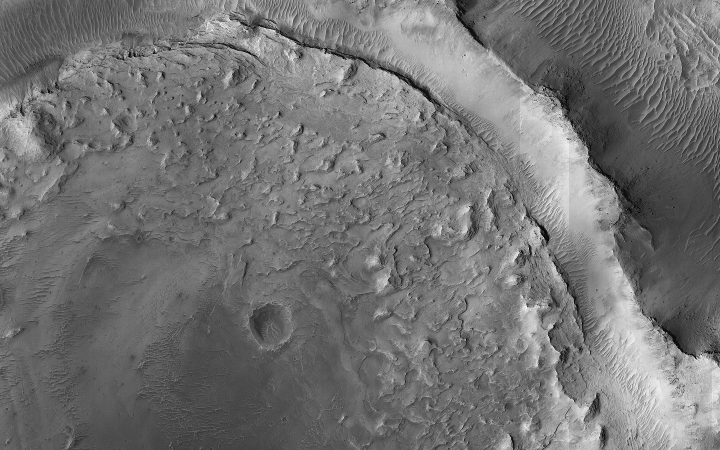
%> input picture vision/task_2  Feature Calculation/ImgPIA.jpg, 1440 x 900 px (shown at 1/2 size)
$ octave part2.m   (GNU Octave 9; MATLAB toolbox functions it lacks are replaced by stand-ins)
%> lines starting %> are read from the running program, lines starting %| are printed output that depends on the picture
### vision/task_2  Feature Calculation/grayrlmatrix.m
function [GLRLMS,SI]= grayrlmatrix(varargin)
%  Description
%  -------------------------------------------
%   Computes the graylevel run length (GLRL) matrix used for textural
%   analysis of an image using zigzag scan method.The method includes four
%   basic steps
%       Step 1 determine direction
%       Step 2 zigzag scan
%       Step 3 obtain new sequences
%       Step 4 calculate run-length matrix
%   -----------------------------------------
%   GLRLMS = GRAYRLMATRIX(I,PARAM1,VALUE1,PARAM2,VALUE2,...) returns one or more
%   gray-level run-length matrices, depending on the values of the optional
%   parameter/value pairs. Parameter names can be abbreviated, and case does
%   not matter.
%  ------------------------------------------
%   Parameters include:
%  ------------------------------------------
%   'Offset'         A p-by-1 vector of offsets specifying the scanning direction.
%
%
%                    Angle     OFFSET
%                    -----     ------
%                    0          1
%                    45         2
%                    90         3
%                    135        4
%
%                    OFFSET must be integers from {1 2 3 4}.
%
%                    Default: [1 2 3 4]
%
%   'NumLevels'      An integer specifying the number of gray levels to use when
%                    scaling the grayscale values in I. For example, if
%                    'NumLevels' is 8, GRAYRLMATRIX scales the values in I so
%                    they are integers between 1 and 8.  The number of gray levels
%                    determines the size of the gray-level run-length matrix
%
%
%                    'NumLevels' must be an integer. 'NumLevels' must be 2 if I
%                    is logical.
%
%                    Default: 8 for numeric
%                             2 for logical
%
%   'GrayLimits'     A two-element vector, [LOW HIGH], that specifies how the
%                    grayscale values in I are linearly scaled into gray
%                    levels. Grayscale values less than or equal to LOW are
%                    scaled to 1. Grayscale values greater than or equal to
%                    HIGH are scaled to HIGH.  If 'GrayLimits' is set to [],
%                    GRAYRLMATRIX uses the minimum and maximum grayscale values
%                    in I as limits, [min(I(:)) max(I(:))].
%
%                    Default: the LOW and HIGH values specified by the
%                    class, e.g., [LOW HIGH] is [0 1] if I is double and
%                    [-32768 32767] if I is int16.
%
%  ------------------------------------------
%  Example
%  ------------------------------------------
% I =[1     1     1     2     2
%      3     4     2     2     3
%      4     4     4     4     4
%      5     5     3     3     3
%      1     1     3     4     5]
% [GLRLMS,SI] = grayrlmatrix(I,'NumLevels',5,'G',[])
% I =
%      1     1     1     2     2
%      3     4     2     2     3
%      4     4     4     4     4
%      5     5     3     3     3
%      1     1     3     4     5
% GLRLMS(:,:,1) =
%      0     1     1     0     0
%      0     2     0     0     0
%      3     0     1     0     0
%      2     0     0     0     1
%      1     1     0     0     0
% GLRLMS(:,:,2) =
%      5     0     0     0     0
%      0     2     0     0     0
%      4     1     0     0     0
%      5     1     0     0     0
%      3     0     0     0     0
% GLRLMS(:,:,3) =
%      5     0     0     0     0
%      2     1     0     0     0
%      4     1     0     0     0
%      5     1     0     0     0
%      3     0     0     0     0
% GLRLMS(:,:,4) =
%      5     0     0     0     0
%      4     0     0     0     0
%      6     0     0     0     0
%      5     1     0     0     0
%      3     0     0     0     0
% SI =
%      1     1     1     2     2
%      3     4     2     2     3
%      4     4     4     4     4
%      5     5     3     3     3
%      1     1     3     4     5
% -------------------------------------------
% See also zigzag rle_0 rle_45
% -------------------------------------------
% Author:
% -------------------------------------------
%    (C)Xunkai Wei <xunkai.wei@gmail.com>
%    Beijing Aeronautical Technology Research Center
%    Beijing %9203-12,100076
% -------------------------------------------
% History:
% -------------------------------------------
% Creation: beta  Date: 01/10/2007
% Revision: 1.0   Date: 14/11/2007
% -------------------------------------------
% Bug Fixed:
% -------------------------------------------
% 1.Issue wrong results for nonsquare matrix,now output cells instead of
%   multi-dim arrays
% 2.Add support for inputs checking inspired by MATLAB style
%
[I, Offset, NL, GL] = ParseInputs(varargin{:});

% Scale I so that it contains integers between 1 and NL.
if GL(2) == GL(1)
    SI = ones(size(I));
else
    slope = (NL-1) / (GL(2) - GL(1));
    intercept = 1 - (slope*(GL(1)));
    SI = round(imlincomb(slope,I,intercept,'double'));
end

% Clip values if user had a value that is outside of the range, e.g., double
% image = [0 .5 2;0 1 1]; 2 is outside of [0,1]. The order of the following
% lines matters in the event that NL = 0.
SI(SI > NL) = NL;
SI(SI < 1) = 1;
% total numbers of direction
numOffsets = size(Offset,1);

if NL ~= 0
    % make direction matrix for all given directions
    for k = 1 : numOffsets
        GLRLMS{k} = computeGLRLM(SI,Offset(k),NL);
    end
else
    GLRLMS = [];
end

% --------------------------------------------------------------------
% [20 lines left out: function computeGLRLM, not called in this run]


% --------------------------------------------------------------------
function [I, offset, nl, gl] = ParseInputs(varargin)
% parsing parameter checking
% Inputs must be max seven item
iptchecknargin(1,7,nargin,mfilename);
%
% Check I
I = varargin{1};
iptcheckinput(I,{'logical','numeric'},{'2d','real','nonsparse'}, ...
    mfilename,'I',1);
% ------------------------
% Assign Defaults
% -------------------------
% four directions 0, 45, 90,135
offset = [1;2;3;4];
%
if islogical(I)
    nl = 2;
else
    nl = 8;
end
gl = getrangefromclass(I);

% Parse Input Arguments
if nargin ~= 1

    paramStrings = {'Offset','NumLevels','GrayLimits'};

    for k = 2:2:nargin

        param = lower(varargin{k});
        inputStr = iptcheckstrs(param, paramStrings, mfilename, 'PARAM', k);
        idx = k + 1;  %Advance index to the VALUE portion of the input.
        if idx > nargin
            eid = sprintf('Images:%s:missingParameterValue', mfilename);
            msg = sprintf('Parameter ''%s'' must be followed by a value.', inputStr);
            error(eid,'%s', msg);
        end

        switch (inputStr)

            case 'Offset'

                offset = varargin{idx};
                iptcheckinput(offset,{'logical','numeric'},...
                    {'d','nonempty','integer','real'},...
                    mfilename, 'OFFSET', idx);
                % must be row vector
                if size(offset,2) ~= 1
                    eid = sprintf('Images:%s:invalidOffsetSize',mfilename);
                    msg = 'OFFSET must be an n x 1 array.';
                    error(eid,'%s',msg);
                end
                offset = double(offset);

            case 'NumLevels'

                nl = varargin{idx};
                iptcheckinput(nl,{'logical','numeric'},...
                    {'real','integer','nonnegative','nonempty','nonsparse'},...
                    mfilename, 'NL', idx);
                if numel(nl) > 1
                    eid = sprintf('Images:%s:invalidNumLevels',mfilename);
                    msg = 'NL cannot contain more than one element.';
                    error(eid,'%s',msg);
                elseif islogical(I) && nl ~= 2
                    eid = sprintf('Images:%s:invalidNumLevelsForBinary',mfilename);
                    msg = 'NL must be two for a binary image.';
                    error(eid,'%s',msg);
                end
                nl = double(nl);

            case 'GrayLimits'

                gl = varargin{idx};
                iptcheckinput(gl,{'logical','numeric'},{'vector','real'},...
                    mfilename, 'GL', idx);
                if isempty(gl)
                    gl = [min(I(:)) max(I(:))];
                elseif numel(gl) ~= 2
                    eid = sprintf('Images:%s:invalidGrayLimitsSize',mfilename);
                    msg = 'GL must be a two-element vector.';
                    error(eid,'%s',msg);
                end
                gl = double(gl);
        end
    end
end

### vision/task_2  Feature Calculation/grayrlprops.m
function stats = grayrlprops(varargin)

%GRAYCOPROPS Properties of gray-level run-length matrix.
%  -------------------------------------------
%  STATS = GRAYCOPROPS(GLRLM,PROPERTIES) Each element in  GLRLM, (r,c),
%   is the probability occurrence of pixel having gray level values r, run-length c in the image.
%   GRAYCOPROPS is to calculate PROPERTIES.
%  -------------------------------------------
%  Requirements:
%  -------------------------------------------
%   GLRLM mustbe an cell array of valid gray-level run-length
%   matrices.Recall that a valid glrlm must be logical or numerical.
%  -------------------------------------------
%  Current supported statistics include:
%  -------------------------------------------
%   Short Run Emphasis (SRE)
%   Long Run Emphasis (LRE)
%   Gray-Level Nonuniformity (GLN)
%   Run Length Nonuniformity (RLN)
%   Run Percentage (RP)
%   Low Gray-Level Run Emphasis (LGRE)
%   High Gray-Level Run Emphasis (HGRE)
%   Short Run Low Gray-Level Emphasis (SRLGE)
%   Short Run High Gray-Level Emphasis (SRHGE)
%   Long Run Low Gray-Level Emphasis (LRLGE)
%   Long Run High Gray-Level Emphasis (LRHGE)
%  --------------------------------------------
%  Reference:
%  --------------------------------------------
%   Xiaoou Tang,Texture Information in Run-Length Matrices
%   IEEE TRANSACTIONS ON IMAGE PROCESSING, VOL.7, NO.11,NOVEMBER 1998
% ---------------------------------------------
%  See also GRAYRLMATRIX.
% ---------------------------------------------
% Author:
% ---------------------------------------------
%    (C)Xunkai Wei <xunkai.wei@gmail.com>
%    Beijing Aeronautical Technology Research Center
%    Beijing %9203-12,10076
% ---------------------------------------------
% History:
% ---------------------------------------------
% Creation: beta         Date: 01/10/2007
% Revision: 1.0          Date: 12/11/2007
% 1.Accept cell input now
% 2.Using MATLAB file style
% 3.Fully vectorized programming
% 4.Fully support the IEEE reference
% 5. ...


% Check GLRLM
[GLRLM numGLRLM] = ParseInputs(varargin{:});

% Initialize output stats structure.
% 11 statistics for each GLRLM
numStats = 11;

% % count number of GLRLM
% numGLRLM = length(GLRLM);

% Initialization default 4*11 matrix
stats = zeros(numGLRLM,numStats);

for p = 1 : numGLRLM
    %N-D indexing not allowed for sparse.

    if numGLRLM ~= 1
        % transfer to double matrix
        tGLRLM = GLRLM{p};
    else
        tGLRLM = GLRLM;
    end
    % [8 lines of commented-out code are left out]
    s = size(tGLRLM);
    % colum indicator
    c_vector =1:s(1);
    % row indicator
    r_vector =1:s(2);
    % matrix element indicator
    % Matrix form col and row: using meshgrid, you should transpose before using
    % i.e. if tGLRLM is m*n, then this function return c_matrix n*m,
    % r_matrix n*m.
    [c_matrix,r_matrix] = meshgrid(c_vector,r_vector);

    % Total number of runs
    N_runs = sum(sum(tGLRLM));

    % total number of elements
    N_tGLRLM = s(1)*s(2);

    %--------------------Prepare four matrix for speedup--------------
    % 1.Gray Level Run-Length Pixel Number Matrix
    %     p_p = calculate_p_p(tGLRLM,c_matrix');

    % 2.Gray-Level Run-Number Vector
    %   This vector represents the sum distribution of the number of runs
    %   with gray level i.
    p_g = sum(tGLRLM);

    % 3.Run-Length Run-Number Vector
    %   This vector represents the sum distribution of the number of runs
    %   with run length j.
    p_r = sum(tGLRLM,2)';

    % 4.Gray-Level Run-Length-One Vector
    %
    % p_o = tGLRLM(:,1); % Not used yet
    % ----------------------End four matrix---------------------------
    %
    %------------------------Statistics-------------------------------
    % 1. Short Run Emphasis (SRE)
    SRE = sum(p_r./(c_vector.^2))/N_runs;
    % 2. Long Run Emphasis (LRE)
    LRE = sum(p_r.*(c_vector.^2))/N_runs;
    % 3. Gray-Level Nonuniformity (GLN)
    GLN = sum(p_g.^2)/N_runs;
    % 4. Run Length Nonuniformity (RLN)
    RLN = sum(p_r.^2)/N_runs;
    % 5. Run Percentage (RP)
    RP = N_runs/N_tGLRLM;
    % 6. Low Gray-Level Run Emphasis (LGRE)
    LGRE = sum(p_g./(r_vector.^2))/N_runs;
    % 7. High Gray-Level Run Emphasis (HGRE)
    HGRE = sum(p_g.*r_vector.^2)/N_runs;
    % 8. Short Run Low Gray-Level Emphasis (SRLGE)
    SGLGE =calculate_SGLGE(tGLRLM,r_matrix',c_matrix',N_runs);
    % 9. Short Run High Gray-Level Emphasis (SRHGE)
    SRHGE =calculate_SRHGE(tGLRLM,r_matrix',c_matrix',N_runs);
    % 10. Long Run Low Gray-Level Emphasis (LRLGE)
    LRLGE =calculate_LRLGE(tGLRLM,r_matrix',c_matrix',N_runs);
    % 11.Long Run High Gray-Level Emphasis (LRHGE
    LRHGE =calculate_LRHGE(tGLRLM,r_matrix',c_matrix',N_runs);
    %----------------insert statistics----------------------------
    stats(p,:)=[SRE LRE GLN RLN  RP LGRE HGRE SGLGE SRHGE LRLGE  LRHGE ];
end % end all run length matrixs

%   ----------------------Utility functions--------------------
%-----------------------------------------------------------------------------
% function glrl = normalizeGLRL(glrl)
%
% % Normalize glcm so that sum(glcm(:)) is one.
% if any(glrl(:))
%   glrl = glrl ./ sum(glrl(:));
% end
% function p_p = calculate_p_p(GLRLM,c) % Note: currently not used
%
% % p_p(i; j) = GLRLM(i,j)*j
% % Each element of the matrix represents the number of pixels of run length
% % j and gray-level i. Compared to the original matrix, the new matrix gives
% % equal emphasis to all length of runs in an image.
%
% term1 =  c; % j index in matrix size
% term2 = GLRLM;
% p_p = term1 .* term2;
%---------------------------------
% [5 lines left out: function calculate_SGLGE, not called in this run]

%------------------------------------
% [5 lines left out: function calculate_SRHGE, not called in this run]
%------------------------------------
% [5 lines left out: function calculate_LRLGE, not called in this run]
%---------------------------------------
% [5 lines left out: function calculate_LRHGE, not called in this run]
%----------------------------------------

%-----------------------------------------------------------------------------
function [glrlm num_glrlm] = ParseInputs(varargin)
% check stability of inputs
%
% first receive all inputs
glrlm = varargin{:};
% get numbers total
num_glrlm=length(glrlm);
% then for each element, check its stability
for i=1:num_glrlm
    % The 'nonnan' and 'finite' attributes are not added to iptcheckinput because the
    % 'integer' attribute takes care of these requirements.
    % iptcheckinput(glrlm,{'cell'},{'real','nonnegative','integer'}, ...
    % mfilename,'GLRLM',1);
    iptcheckinput(glrlm{i},{'logical','numeric'},{'real','nonnegative','integer'},...
        mfilename,'GLRLM',1);
    % Cast GLRLM to double to avoid truncation by data type. Note that GLRLM is not an
    % image.
    if ~isa(glrlm,'double')
        glrlm{i}= double(glrlm{i});
    end
end

### vision/task_2  Feature Calculation/part2.m
clear;close all; clc;
% Prepare image
f = imread('ImgPIA.jpg');
%> f is the input picture: size 900x1440x3 uint8; min 0, max 255, mean 115
imshow(f);
%convert image to gray
Igray = rgb2gray(f);

% https://uk.mathworks.com/matlabcentral/answers/24669-down-quantization-8-bit-grey-to-n-bit-grey-n-8
% Reduce the number of bits to 6
reducedImage_6 = uint8((single(Igray)/256)*2^6);
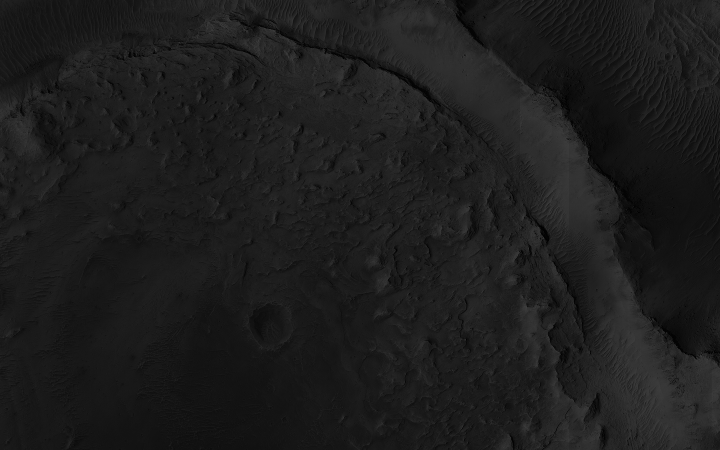
%> reducedImage_6: size 900x1440 uint8 (shown at 1/2 size); min 0, max 64, mean 28.9

% Reduce the number of bits to 4
reducedImage_4 = uint8((single(Igray)/256)*2^4);

% Reduce the number of bits to 2
reducedImage_2 = uint8((single(Igray)/256)*2^2);
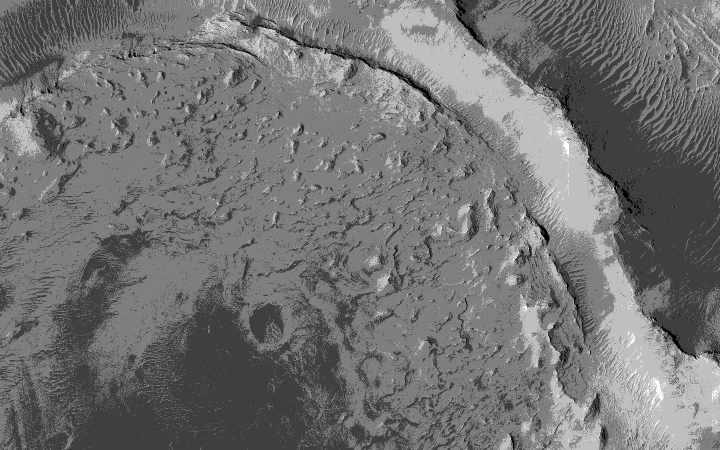
%> reducedImage_2: size 900x1440 uint8 (shown at 1/2 size); min 0, max 4, mean 1.81; drawn with min black and max white
%show image histogram
figure;
x = histogram(Igray);
xlabel('Value')
ylabel('Frequency')
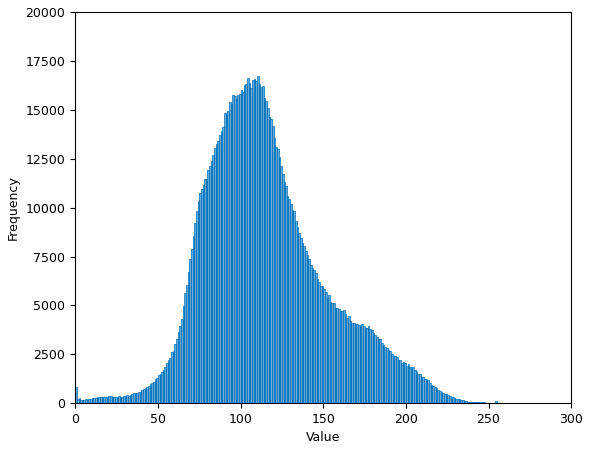
%> figure redrawn from the program's plot data; tallest bar 16709 high, from x = 110 to 111

%create histogram for calculations
[pixelCounts, graybin] = imhist(Igray);
%> pixelCounts = 256 values, max 16709 at index 111, min 18 at index 250, mean 5062.5; graybin = 256 values from 0 to 255
%count number of pixels
pixels = sum(pixelCounts);
%> pixels = 1296000
%average  sum of gray bins * pixel count/pixle num
averagebin = sum(graybin .* (pixelCounts / pixels));
%> averagebin = 115
%set variance
variance = 0;
%set skewness
skew = 0;
%set kurtosis
kurtosis = 0;
%For loop to calculate the features
for i=0:1:length(pixelCounts)-1
    %variance calculation
    variance = variance + (i-averagebin)^2 * (pixelCounts(i+1)/pixels);
    %skew calculation
    skew = skew + (i-averagebin)^3 * (pixelCounts(i+1)/pixels);
    %kurtosis calculation
    kurtosis = kurtosis + (i-averagebin)^4 * (pixelCounts(i+1)/pixels)-3;
end
%> this loop made 256 passes
%> (variance, skew, kurtosis) on passes 1 to 3: (8.61, -990, 113874.3), (10.85, -1246.3, 143091.9), (13.23, -1514.8, 173438.8)
%> after the loop, kurtosis = 6252931.8; skew = 27265.3; variance = 1371.5
%find skewness
skew = skew * variance ^-3;
%> skew = 1.06e-05
%find kurtosis
kurtosis = kurtosis * variance ^-4; % kurtosis
%> kurtosis = 1.77e-06
%display results in a table
t = table(averagebin, variance, skew, kurtosis);
%> t = {averagebin 115, variance 1371.5, skew 1.06e-05, kurtosis 1.77e-06}
t

%Array of images with varying bit depth
images_arr = [Igray, reducedImage_6, reducedImage_4, reducedImage_2];
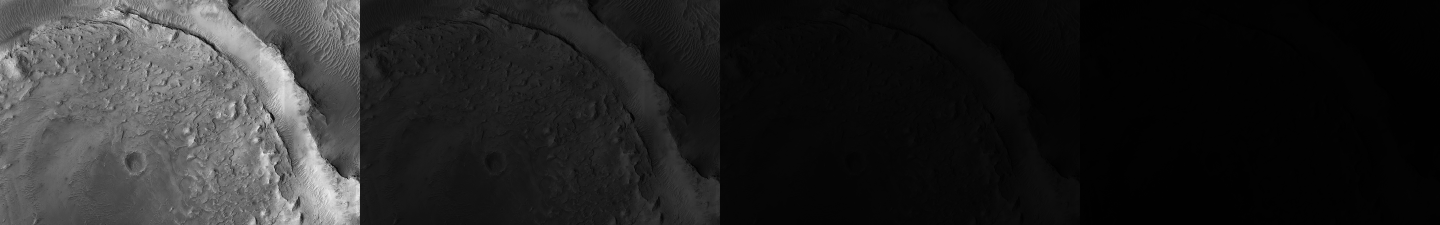
%> images_arr: size 900x5760 uint8 (shown at 1/4 size); min 0, max 255, mean 38.2
%for loop to go through all images
for image=1:length(images_arr)
    %Gray levelrunmatrix from toolbox
    %https://uk.mathworks.com/matlabcentral/fileexchange/17482-gray-level-run-length-matrix-toolbox
    [GLRLMS, SI] = grayrlmatrix(images_arr(image));
    %Get stats for gray level run
    stats = grayrlprops(GLRLMS);
    %set stats to be values that aren't values of e
%> (the run ends here)
